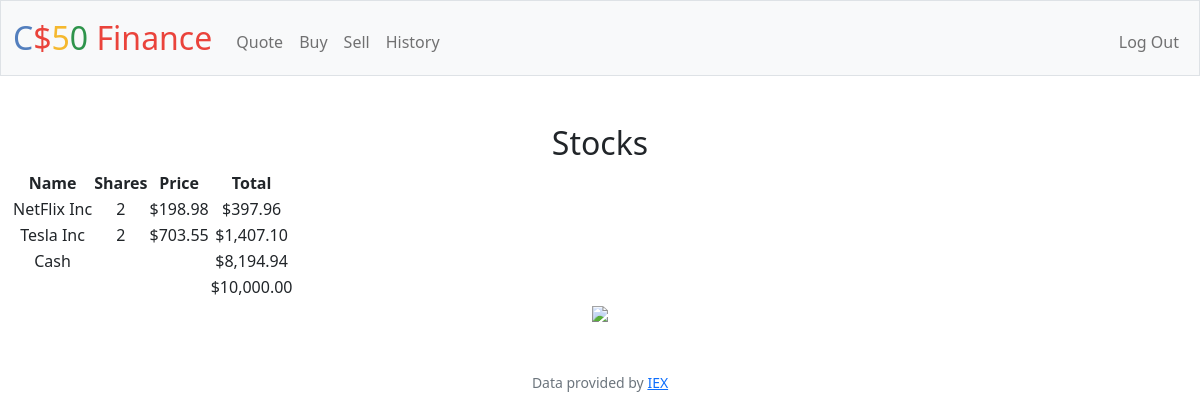
/ (signed in), run on the app's committed database.
### tables this page shows
CREATE TABLE transactions (
    user_id INTEGER NOT NULL,
    name TEXT NOT NULL,
    shares INTEGER NOT NULL,
    price NUMERIC NOT NULL,
    type TEXT NOT NULL,
    FOREIGN KEY (user_id) REFERENCES users(id)
 );

CREATE TABLE users (id INTEGER PRIMARY KEY AUTOINCREMENT NOT NULL, username TEXT NOT NULL, hash TEXT NOT NULL, cash NUMERIC NOT NULL DEFAULT 10000.00);

### app.py (the view)
@app.route("/")
@login_required
def index():
    user_id = session["user_id"]
    stocks = db.execute("SELECT name, price, shares, SUM(shares) AS total FROM transactions WHERE user_id = ? GROUP BY name", user_id)
    cash = db.execute("SELECT cash FROM users WHERE id = ?", user_id)[0]["cash"]
    grand_total = 10000
    image = "https://i.imgur.com/CsCgN7Ll.png"
    return render_template("index.html", stocks=stocks, cash=cash, grand_total=grand_total, usd=usd, image=image)

### app.py (called while the page is built)
@app.after_request
def after_request(response):
    response.headers["Cache-Control"] = "no-cache, no-store, must-revalidate"
    response.headers["Expires"] = 0
    response.headers["Pragma"] = "no-cache"
    return response

### helpers.py (called while the page is built)
def login_required(f):
    @wraps(f)
    def decorated_function(*args, **kwargs):
        if session.get("user_id") is None:
            return redirect("/login")
        return f(*args, **kwargs)
    return decorated_function

def usd(value):
    return f"${value:,.2f}"

### templates/index.html (shortened to what this page needs)
{% extends "layout.html" %}
{% block main %}
<div>
    <h2>Stocks</h2>
    <table>
        <thead>
            <tr>
                <th>Name</th>
                <th>Shares</th>
                <th>Price</th>
                <th>Total</th>
            </tr>
        </thead>
        <tbody>
            {% for stock in stocks %}
                <tr>
                    <td>{{ stock.name }}</td>
                    <td>{{ stock.total }}</td>
                    <td>{{ stock.price | usd }}</td>
                    <td>{{ (stock.total * stock.price) | usd }}</td>
                </tr>
            {% endfor %}
            <tr>
                <td>Cash</td>
                <td colspan=2></td>
                <td>{{ usd(cash) }}</td>
            </tr>
        </tbody>
        <tfoot>
            <td colspan="3"></td>
            <td>{{ usd(grand_total) }}</td>
        </tfoot>
    </table>
</div>
<img src={{ image }}>
{% endblock %}

### data on the page
transactions: name "NetFlix Inc", total "2", price "$198.98", total "$397.96"
transactions: name "Tesla Inc", total "2", price "$703.55", total "$1,407.10"
users: cash "$8,194.94"

### other printed values
{{ usd(grand_total) }} "$10,000.00"
